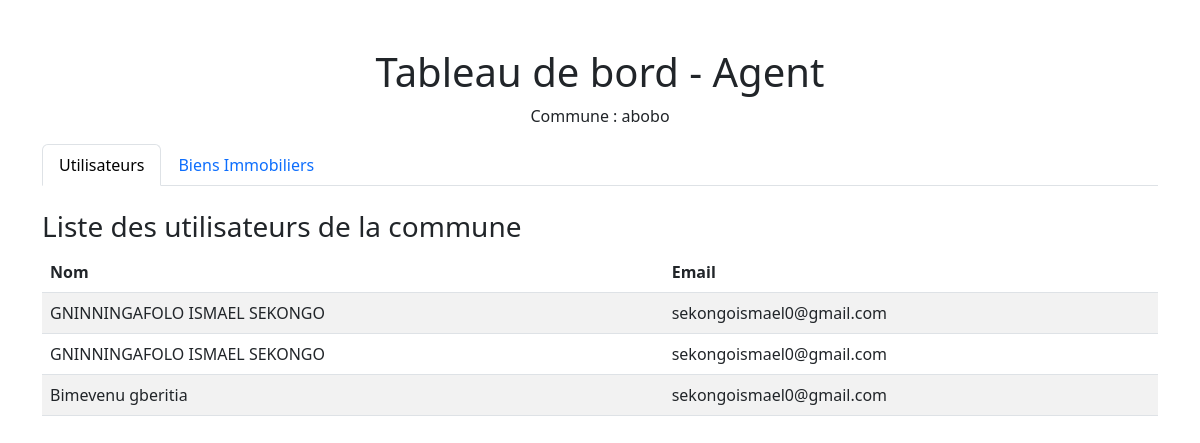
The app's page /Appgest/tableau-de-bord-agent/ (signed in) with its own data.
### Appgest/models.py (models this page shows, shortened)
class CustomUser(AbstractUser):
    COMMUNE_CHOICES = [
        ('abobo', 'Abobo'),
        ('adjame', 'Adjamé'),
        ('attecoube', 'Attécoubé'),
        ('cocody', 'Cocody'),
        ('koumassi', 'Koumassi'),
        ('plateau', 'Le Plateau'),
        ('port-bouet', 'Port-Bouët'),
        ('san-pedro', 'San-Pédro'),
        ('treichville', 'Treichville'),
        ('yopougon', 'Yopougon'),
        ('batisse', 'Bâtisse'),
        ('anyama', 'Anyama'),
        ('grand-bassam', 'Grand-Bassam'),
        ('dabou', 'Dabou'),
        ('grand-lahou', 'Grand-Lahou'),
        ('agboville', 'Agboville'),
    ]
    is_agent = models.BooleanField(default=False)
    is_contribuable = models.BooleanField(default=False)
    commune = models.CharField(choices=COMMUNE_CHOICES, max_length=100)
    numero = models.CharField(null=True, blank=True, default='0151606704', max_length=25)

### Appgest/views.py (the view)
# urls.py: path('tableau-de-bord-agent/', dashboard, name='dashboard'),
@login_required
def dashboard(request):
    commune = request.user.commune
    utilisateurs = CustomUser.objects.filter(commune=commune, is_contribuable=True)
    biens = BienImobilier.objects.filter(commune=commune)
    context = {
        'commune': commune,
        'utilisateurs': utilisateurs,
        'biens': biens,
    }
    return render(request, 'dashboard.html', context)

### Appgest/templates/dashboard.html (shortened to what this page needs)
<!DOCTYPE html>
<html lang="fr">
<head>
    <link href="https://cdn.jsdelivr.net/npm/bootstrap@5.3.0/dist/css/bootstrap.min.css" rel="stylesheet">
</head>
<body>
    <div class="container mt-5">
        <h1 class="text-center">Tableau de bord - Agent</h1>
        <p class="text-center">Commune : {{ commune }}</p>
        <ul class="nav nav-tabs" id="agentTabs" role="tablist">
            <li class="nav-item" role="presentation">
                <button class="nav-link active" id="utilisateurs-tab" data-bs-toggle="tab" data-bs-target="#utilisateurs" type="button" role="tab">Utilisateurs</button>
            </li>
            <li class="nav-item" role="presentation">
                <button class="nav-link" id="biens-tab" data-bs-toggle="tab" data-bs-target="#biens" type="button" role="tab">Biens Immobiliers</button>
            </li>
        </ul>
        <div class="tab-content mt-4" id="agentTabsContent">
            <div class="tab-pane fade show active" id="utilisateurs" role="tabpanel">
                <h3>Liste des utilisateurs de la commune</h3>
                <table class="table table-striped">
                    <thead>
                        <tr>
                            <th>Nom</th>
                            <th>Email</th>
                        </tr>
                    </thead>
                    <tbody>
                        {% for user in utilisateurs %}
                        <tr>
                            <td>{{ user.first_name }} {{ user.last_name }}</td>
                            <td>{{ user.email }}</td>
                        </tr>
                        {% empty %}
                        <tr>
                            <td colspan="2" class="text-center">Aucun utilisateur trouvé.</td>
                        </tr>
                        {% endfor %}
                    </tbody>
                </table>
            </div>
        </div>
    </div>
</body>
</html>

### records on screen
CustomUser: commune "abobo", first_name "Bimevenu", last_name "gberitia", email "sekongoismael0@gmail.com"
CustomUser: first_name "GNINNINGAFOLO ISMAEL", last_name "SEKONGO", email "sekongoismael0@gmail.com"
CustomUser: first_name "GNINNINGAFOLO ISMAEL", last_name "SEKONGO", email "sekongoismael0@gmail.com"
